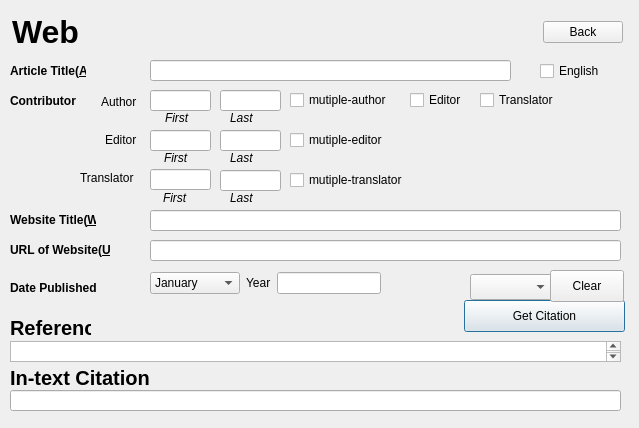
<?xml version="1.0" encoding="UTF-8"?>
<ui version="4.0">
 <class>Web_page</class>
 <widget class="QDialog" name="Web_page">
  <property name="geometry">
   <rect>
    <x>0</x>
    <y>0</y>
    <width>639</width>
    <height>428</height>
   </rect>
  </property>
  <property name="windowTitle">
   <string>Dialog</string>
  </property>
  <widget class="QComboBox" name="reference_style_box">
   <property name="geometry">
    <rect>
     <x>470</x>
     <y>274</y>
     <width>82</width>
     <height>26</height>
    </rect>
   </property>
   <property name="sizePolicy">
    <sizepolicy hsizetype="Fixed" vsizetype="Fixed">
     <horstretch>0</horstretch>
     <verstretch>0</verstretch>
    </sizepolicy>
   </property>
  </widget>
  <widget class="QLineEdit" name="author_last_bar">
   <property name="geometry">
    <rect>
     <x>220</x>
     <y>90</y>
     <width>61</width>
     <height>21</height>
    </rect>
   </property>
  </widget>
  <widget class="QLabel" name="translator_label">
   <property name="geometry">
    <rect>
     <x>80</x>
     <y>168</y>
     <width>61</width>
     <height>20</height>
    </rect>
   </property>
   <property name="text">
    <string>Translator</string>
   </property>
  </widget>
  <widget class="QLabel" name="author_first">
   <property name="geometry">
    <rect>
     <x>165</x>
     <y>110</y>
     <width>31</width>
     <height>16</height>
    </rect>
   </property>
   <property name="font">
    <font>
     <italic>true</italic>
    </font>
   </property>
   <property name="text">
    <string>First</string>
   </property>
  </widget>
  <widget class="QCheckBox" name="translator_multi">
   <property name="geometry">
    <rect>
     <x>290</x>
     <y>170</y>
     <width>191</width>
     <height>20</height>
    </rect>
   </property>
   <property name="text">
    <string>mutiple-translator</string>
   </property>
  </widget>
  <widget class="QCheckBox" name="editor_multi">
   <property name="geometry">
    <rect>
     <x>290</x>
     <y>130</y>
     <width>131</width>
     <height>20</height>
    </rect>
   </property>
   <property name="text">
    <string>mutiple-editor</string>
   </property>
  </widget>
  <widget class="QLineEdit" name="editor_last_bar">
   <property name="geometry">
    <rect>
     <x>220</x>
     <y>130</y>
     <width>61</width>
     <height>21</height>
    </rect>
   </property>
  </widget>
  <widget class="QLabel" name="editor_label">
   <property name="geometry">
    <rect>
     <x>105</x>
     <y>132</y>
     <width>41</width>
     <height>16</height>
    </rect>
   </property>
   <property name="text">
    <string>Editor</string>
   </property>
  </widget>
  <widget class="QLabel" name="author_label">
   <property name="geometry">
    <rect>
     <x>101</x>
     <y>94</y>
     <width>61</width>
     <height>16</height>
    </rect>
   </property>
   <property name="text">
    <string>Author</string>
   </property>
  </widget>
  <widget class="QCheckBox" name="author_checkBox">
   <property name="geometry">
    <rect>
     <x>290</x>
     <y>90</y>
     <width>111</width>
     <height>20</height>
    </rect>
   </property>
   <property name="text">
    <string>mutiple-author</string>
   </property>
  </widget>
  <widget class="QLabel" name="translator_first">
   <property name="geometry">
    <rect>
     <x>163</x>
     <y>190</y>
     <width>31</width>
     <height>16</height>
    </rect>
   </property>
   <property name="font">
    <font>
     <italic>true</italic>
    </font>
   </property>
   <property name="text">
    <string>First</string>
   </property>
  </widget>
  <widget class="QLineEdit" name="translator_last_bar">
   <property name="geometry">
    <rect>
     <x>220</x>
     <y>170</y>
     <width>61</width>
     <height>21</height>
    </rect>
   </property>
  </widget>
  <widget class="QLabel" name="editor_first">
   <property name="geometry">
    <rect>
     <x>164</x>
     <y>150</y>
     <width>31</width>
     <height>16</height>
    </rect>
   </property>
   <property name="font">
    <font>
     <italic>true</italic>
    </font>
   </property>
   <property name="text">
    <string>First</string>
   </property>
  </widget>
  <widget class="QLabel" name="contributor">
   <property name="geometry">
    <rect>
     <x>10</x>
     <y>93</y>
     <width>91</width>
     <height>16</height>
    </rect>
   </property>
   <property name="font">
    <font>
     <weight>75</weight>
     <bold>true</bold>
    </font>
   </property>
   <property name="text">
    <string>Contributor</string>
   </property>
  </widget>
  <widget class="QCheckBox" name="editor_check">
   <property name="geometry">
    <rect>
     <x>410</x>
     <y>90</y>
     <width>61</width>
     <height>20</height>
    </rect>
   </property>
   <property name="text">
    <string>Editor</string>
   </property>
  </widget>
  <widget class="QLineEdit" name="translator_first_bar">
   <property name="geometry">
    <rect>
     <x>150</x>
     <y>169</y>
     <width>61</width>
     <height>21</height>
    </rect>
   </property>
  </widget>
  <widget class="QLineEdit" name="editor_first_bar">
   <property name="geometry">
    <rect>
     <x>150</x>
     <y>130</y>
     <width>61</width>
     <height>21</height>
    </rect>
   </property>
  </widget>
  <widget class="QLineEdit" name="author_first_bar">
   <property name="geometry">
    <rect>
     <x>150</x>
     <y>90</y>
     <width>61</width>
     <height>21</height>
    </rect>
   </property>
  </widget>
  <widget class="QLabel" name="author_last">
   <property name="geometry">
    <rect>
     <x>230</x>
     <y>110</y>
     <width>31</width>
     <height>16</height>
    </rect>
   </property>
   <property name="font">
    <font>
     <italic>true</italic>
    </font>
   </property>
   <property name="text">
    <string>Last</string>
   </property>
  </widget>
  <widget class="QLabel" name="editor_last">
   <property name="geometry">
    <rect>
     <x>230</x>
     <y>150</y>
     <width>31</width>
     <height>16</height>
    </rect>
   </property>
   <property name="font">
    <font>
     <italic>true</italic>
    </font>
   </property>
   <property name="text">
    <string>Last</string>
   </property>
  </widget>
  <widget class="QLabel" name="translator_last">
   <property name="geometry">
    <rect>
     <x>230</x>
     <y>190</y>
     <width>31</width>
     <height>16</height>
    </rect>
   </property>
   <property name="font">
    <font>
     <italic>true</italic>
    </font>
   </property>
   <property name="text">
    <string>Last</string>
   </property>
  </widget>
  <widget class="QCheckBox" name="translator_check">
   <property name="geometry">
    <rect>
     <x>480</x>
     <y>90</y>
     <width>87</width>
     <height>20</height>
    </rect>
   </property>
   <property name="text">
    <string>Translator</string>
   </property>
  </widget>
  <widget class="QPushButton" name="get_citation_Button">
   <property name="geometry">
    <rect>
     <x>464</x>
     <y>300</y>
     <width>161</width>
     <height>32</height>
    </rect>
   </property>
   <property name="sizePolicy">
    <sizepolicy hsizetype="Fixed" vsizetype="Fixed">
     <horstretch>0</horstretch>
     <verstretch>0</verstretch>
    </sizepolicy>
   </property>
   <property name="text">
    <string>Get Citation</string>
   </property>
  </widget>
  <widget class="QPushButton" name="clear_Button">
   <property name="geometry">
    <rect>
     <x>550</x>
     <y>270</y>
     <width>74</width>
     <height>32</height>
    </rect>
   </property>
   <property name="sizePolicy">
    <sizepolicy hsizetype="Fixed" vsizetype="Fixed">
     <horstretch>0</horstretch>
     <verstretch>0</verstretch>
    </sizepolicy>
   </property>
   <property name="text">
    <string>Clear</string>
   </property>
  </widget>
  <widget class="QLabel" name="citationInPaperCLabel">
   <property name="geometry">
    <rect>
     <x>10</x>
     <y>370</y>
     <width>171</width>
     <height>16</height>
    </rect>
   </property>
   <property name="font">
    <font>
     <pointsize>15</pointsize>
     <weight>75</weight>
     <bold>true</bold>
    </font>
   </property>
   <property name="text">
    <string>In-text Citation</string>
   </property>
   <property name="buddy">
    <cstring>citationInPaperCLineEdit</cstring>
   </property>
  </widget>
  <widget class="QWidget" name="layoutWidget">
   <property name="geometry">
    <rect>
     <x>12</x>
     <y>12</y>
     <width>611</width>
     <height>41</height>
    </rect>
   </property>
   <layout class="QGridLayout" name="gridLayout_2" columnstretch="5,0">
    <item row="0" column="1">
     <widget class="QPushButton" name="back_Button">
      <property name="text">
       <string>Back</string>
      </property>
     </widget>
    </item>
    <item row="0" column="0">
     <widget class="QLabel" name="label">
      <property name="sizePolicy">
       <sizepolicy hsizetype="Preferred" vsizetype="Fixed">
        <horstretch>0</horstretch>
        <verstretch>0</verstretch>
       </sizepolicy>
      </property>
      <property name="text">
       <string>&lt;html&gt;&lt;head/&gt;&lt;body&gt;&lt;p&gt;&lt;span style=&quot; font-size:24pt; font-weight:600;&quot;&gt;Web&lt;/span&gt;&lt;/p&gt;&lt;/body&gt;&lt;/html&gt;</string>
      </property>
     </widget>
    </item>
   </layout>
  </widget>
  <widget class="QLabel" name="websiteTitleWLabel">
   <property name="geometry">
    <rect>
     <x>10</x>
     <y>212</y>
     <width>86</width>
     <height>16</height>
    </rect>
   </property>
   <property name="font">
    <font>
     <weight>75</weight>
     <bold>true</bold>
    </font>
   </property>
   <property name="text">
    <string>Website Title(&amp;W)</string>
   </property>
   <property name="buddy">
    <cstring>website_title_line</cstring>
   </property>
  </widget>
  <widget class="QLabel" name="uRLOfWebsiteULabel">
   <property name="geometry">
    <rect>
     <x>10</x>
     <y>242</y>
     <width>100</width>
     <height>16</height>
    </rect>
   </property>
   <property name="font">
    <font>
     <weight>75</weight>
     <bold>true</bold>
    </font>
   </property>
   <property name="text">
    <string>URL of Website(&amp;U)</string>
   </property>
   <property name="buddy">
    <cstring>url_line</cstring>
   </property>
  </widget>
  <widget class="QLineEdit" name="url_line">
   <property name="geometry">
    <rect>
     <x>150</x>
     <y>240</y>
     <width>471</width>
     <height>21</height>
    </rect>
   </property>
  </widget>
  <widget class="QLineEdit" name="website_title_line">
   <property name="geometry">
    <rect>
     <x>150</x>
     <y>210</y>
     <width>471</width>
     <height>21</height>
    </rect>
   </property>
  </widget>
  <widget class="QLabel" name="articleTitleALabel">
   <property name="geometry">
    <rect>
     <x>10</x>
     <y>63</y>
     <width>76</width>
     <height>16</height>
    </rect>
   </property>
   <property name="font">
    <font>
     <weight>75</weight>
     <bold>true</bold>
    </font>
   </property>
   <property name="text">
    <string>Article Title(&amp;A)</string>
   </property>
   <property name="buddy">
    <cstring>article_title_line</cstring>
   </property>
  </widget>
  <widget class="QLineEdit" name="article_title_line">
   <property name="geometry">
    <rect>
     <x>150</x>
     <y>60</y>
     <width>361</width>
     <height>21</height>
    </rect>
   </property>
   <property name="sizePolicy">
    <sizepolicy hsizetype="Expanding" vsizetype="Fixed">
     <horstretch>0</horstretch>
     <verstretch>0</verstretch>
    </sizepolicy>
   </property>
  </widget>
  <widget class="QLabel" name="label_3">
   <property name="geometry">
    <rect>
     <x>10</x>
     <y>280</y>
     <width>98</width>
     <height>16</height>
    </rect>
   </property>
   <property name="font">
    <font>
     <weight>75</weight>
     <bold>true</bold>
    </font>
   </property>
   <property name="text">
    <string>Date Published</string>
   </property>
  </widget>
  <widget class="QWidget" name="layoutWidget">
   <property name="geometry">
    <rect>
     <x>150</x>
     <y>270</y>
     <width>231</width>
     <height>27</height>
    </rect>
   </property>
   <layout class="QGridLayout" name="gridLayout">
    <item row="0" column="0">
     <widget class="QComboBox" name="Date_Publish_Month_Box">
      <item>
       <property name="text">
        <string>January</string>
       </property>
      </item>
      <item>
       <property name="text">
        <string>February</string>
       </property>
      </item>
      <item>
       <property name="text">
        <string>March</string>
       </property>
      </item>
      <item>
       <property name="text">
        <string>April</string>
       </property>
      </item>
      <item>
       <property name="text">
        <string>May</string>
       </property>
      </item>
      <item>
       <property name="text">
        <string>June</string>
       </property>
      </item>
      <item>
       <property name="text">
        <string>July</string>
       </property>
      </item>
      <item>
       <property name="text">
        <string>August</string>
       </property>
      </item>
      <item>
       <property name="text">
        <string>September</string>
       </property>
      </item>
      <item>
       <property name="text">
        <string>October</string>
       </property>
      </item>
      <item>
       <property name="text">
        <string>November</string>
       </property>
      </item>
      <item>
       <property name="text">
        <string>December</string>
       </property>
      </item>
     </widget>
    </item>
    <item row="0" column="1">
     <widget class="QLabel" name="year_label">
      <property name="text">
       <string>Year</string>
      </property>
     </widget>
    </item>
    <item row="0" column="2">
     <widget class="QLineEdit" name="date_line"/>
    </item>
   </layout>
  </widget>
  <widget class="QLineEdit" name="citationInPaperCLineEdit">
   <property name="geometry">
    <rect>
     <x>10</x>
     <y>390</y>
     <width>611</width>
     <height>21</height>
    </rect>
   </property>
  </widget>
  <widget class="QLabel" name="bibliographyBLabel">
   <property name="geometry">
    <rect>
     <x>10</x>
     <y>320</y>
     <width>81</width>
     <height>16</height>
    </rect>
   </property>
   <property name="font">
    <font>
     <pointsize>15</pointsize>
     <weight>75</weight>
     <bold>true</bold>
    </font>
   </property>
   <property name="text">
    <string>Reference</string>
   </property>
  </widget>
  <widget class="QCheckBox" name="English_checkBox">
   <property name="geometry">
    <rect>
     <x>540</x>
     <y>61</y>
     <width>87</width>
     <height>20</height>
    </rect>
   </property>
   <property name="text">
    <string>English</string>
   </property>
  </widget>
  <widget class="QTextEdit" name="bibliographyBLineEdit">
   <property name="geometry">
    <rect>
     <x>10</x>
     <y>341</y>
     <width>611</width>
     <height>21</height>
    </rect>
   </property>
  </widget>
 </widget>
 <tabstops>
  <tabstop>article_title_line</tabstop>
  <tabstop>author_first_bar</tabstop>
  <tabstop>author_last_bar</tabstop>
  <tabstop>editor_first_bar</tabstop>
  <tabstop>editor_last_bar</tabstop>
  <tabstop>translator_first_bar</tabstop>
  <tabstop>translator_last_bar</tabstop>
  <tabstop>website_title_line</tabstop>
  <tabstop>url_line</tabstop>
  <tabstop>date_line</tabstop>
  <tabstop>bibliographyBLineEdit</tabstop>
  <tabstop>citationInPaperCLineEdit</tabstop>
  <tabstop>get_citation_Button</tabstop>
  <tabstop>clear_Button</tabstop>
  <tabstop>author_checkBox</tabstop>
  <tabstop>editor_check</tabstop>
  <tabstop>reference_style_box</tabstop>
  <tabstop>translator_check</tabstop>
  <tabstop>English_checkBox</tabstop>
  <tabstop>translator_multi</tabstop>
  <tabstop>back_Button</tabstop>
  <tabstop>Date_Publish_Month_Box</tabstop>
  <tabstop>editor_multi</tabstop>
 </tabstops>
 <resources/>
 <connections/>
</ui>
